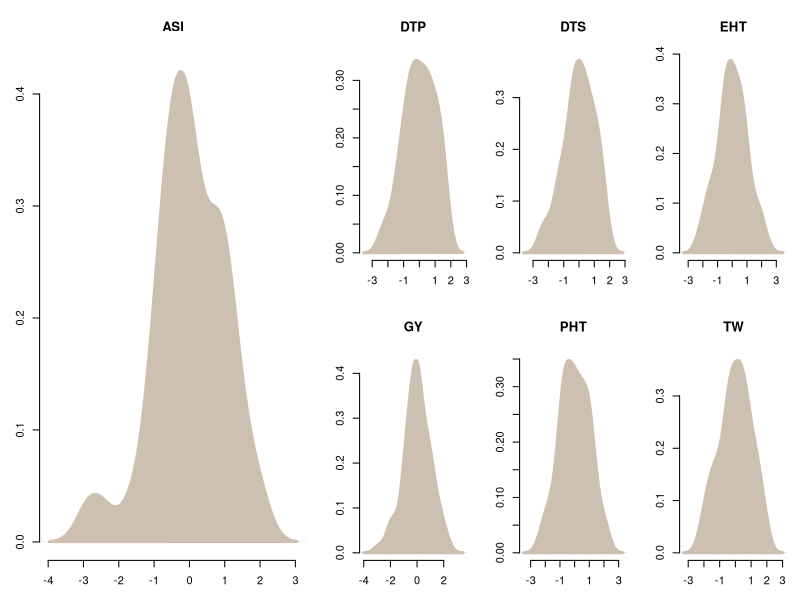

The R source for this figure:
## Jinliang Yang
## Oct. 13th, 2014
## phenotypic data of offpvp diallel

#setwd("~/Documents/Github/pvpDiallel/")
trait <- read.csv("data/trait_matrix.csv")

p1 <- mean(subset(trait, trait == "GY")$valP1)
p2 <- mean(subset(trait, trait == "GY")$valP2)

h1 <- mean(subset(trait, trait == "GY")$valHyb)
h1/((p1+p2)/2)
#2.6

#######
plot_trait_per_se <- function(trait=trait, ...){
  par(mar=c(3,3,4,1))
  layout(matrix(c(1,1,2,3,4,1,1,5,6,7), 2, 5, byrow = TRUE))
  ti <- c("ASI", "DTP", "DTS", "EHT",  "GY", "PHT",  "TW")
  for(i in 1:length(ti)){
    myp <- subset(trait, trait==ti[i])
    myp$norv <- scale(myp$valHyb)
    d <- density(myp$norv)
    plot(d, main=ti[i], xlab="", cex.axis=1, bty="n", ...)
    polygon(d, col="antiquewhite3", border="antiquewhite3", lwd=3)
  }
}
#####
pdf("graphs/Fig1a.pdf", width=8, height=4)
plot_trait_per_se(trait=trait)
dev.off()


normality_test <- function(trait=trait){
  ti <- c("ASI", "DTP", "DTS", "EHT",  "GY", "PHT",  "TW")
  
  res <- vector()
  for(i in 1:length(ti)){
    myp <- subset(trait, trait==ti[i])
    out <- shapiro.test(myp$valHyb)
    res <- c(res, out$p.value)
  }
  return(res)
}

#######
res <- normality_test(trait=trait)



